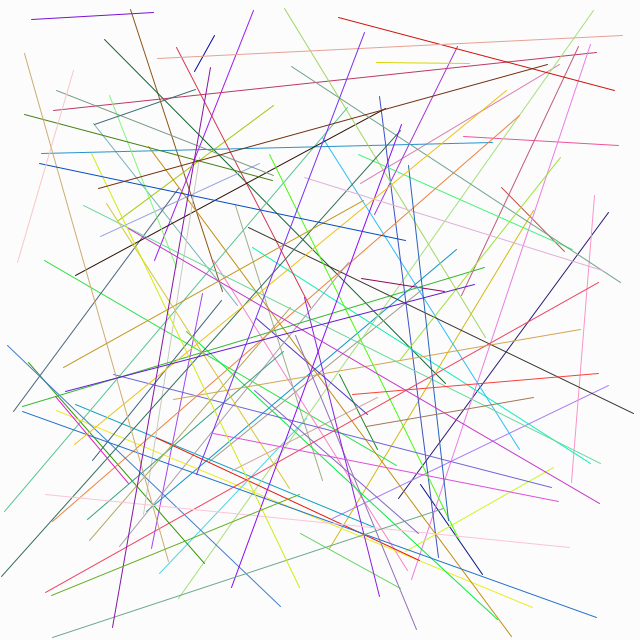
Frame 1 (no input)
Frame 60 (the mouse pressed at the canvas centre just before this capture): identical to frame 1, image omitted
Frame 120 (the mouse held since frame 60 and released just before this capture): identical to frame 1, image omitted

The Processing sketch that drew this single still picture (run headless with seeded random() and noise(); from frame 60 on, the mouse is pressed at the canvas centre):

// Processing sketch: sketch_026
// ── sketch_026.pde
void setup() {
    size(640, 640);
    colorMode(RGB, 100);
    background(99);
    
    for(int i = 0; i < 100; i++){
        stroke(random(100), random(100), random(100));
        line(random(width), random(height), random(width), random(height));
        //line(width/2, height/2, random(width), random(height));
    }
}

void draw() {
}

void keyTyped() {
    if (key == 's' || key == 'S') {
        save("screen.png");
    }
}
